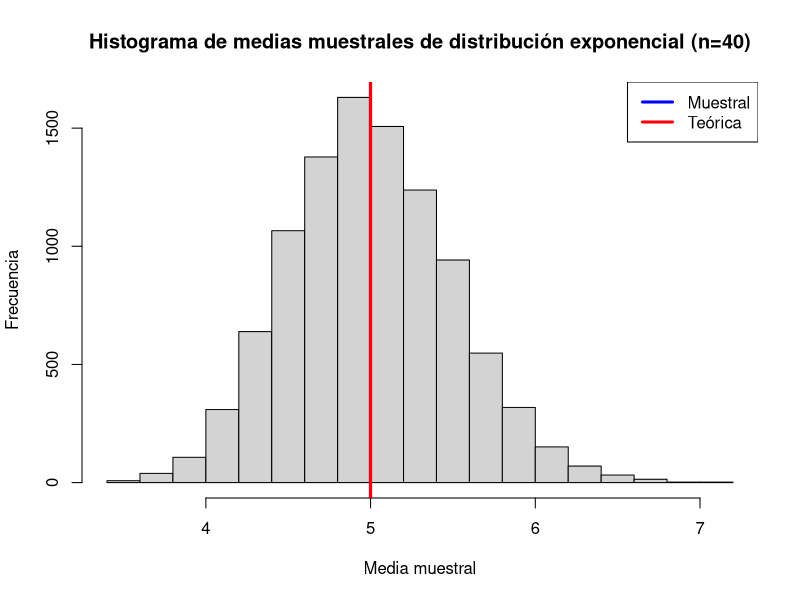
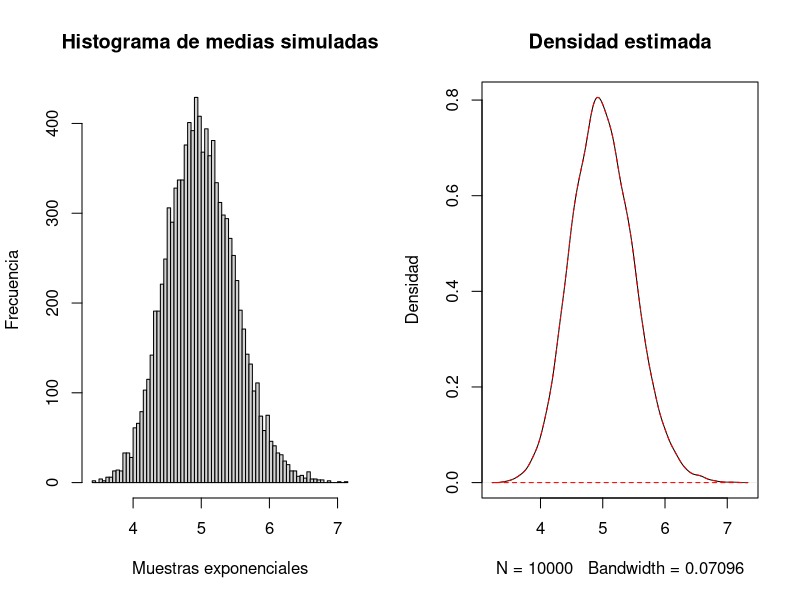
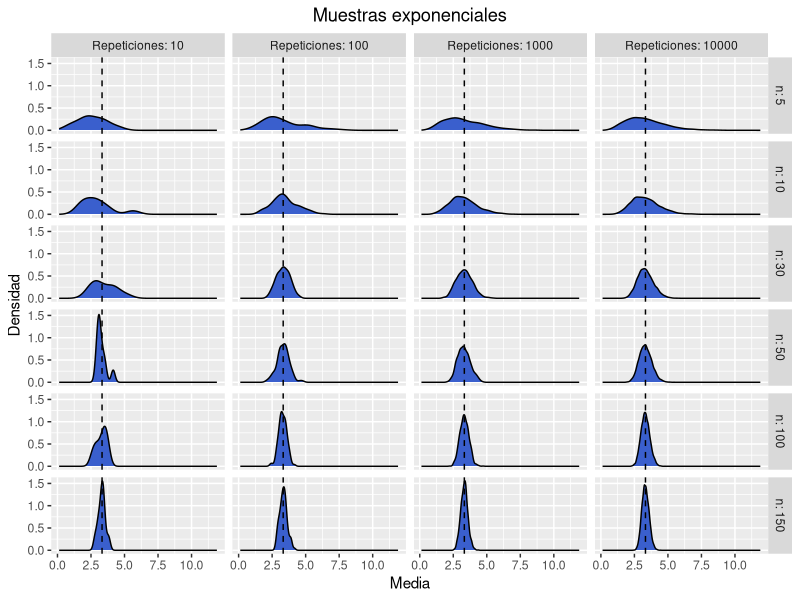
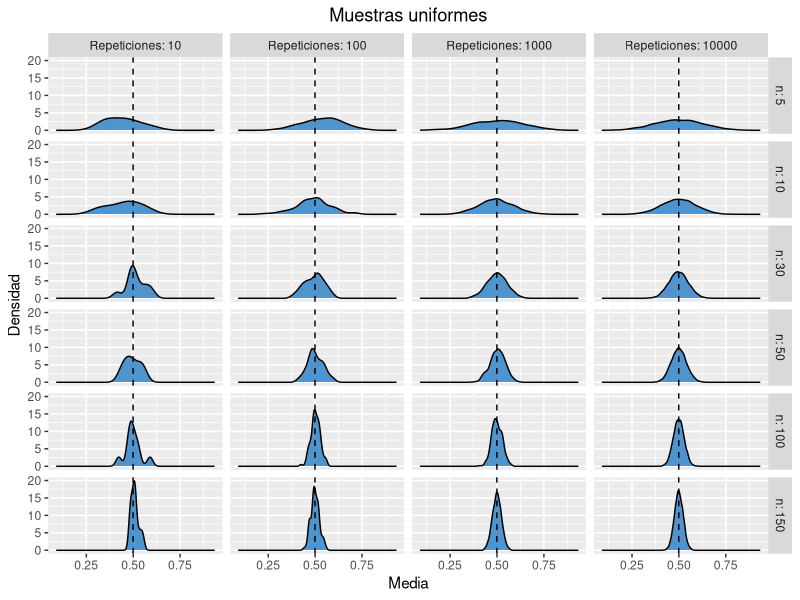
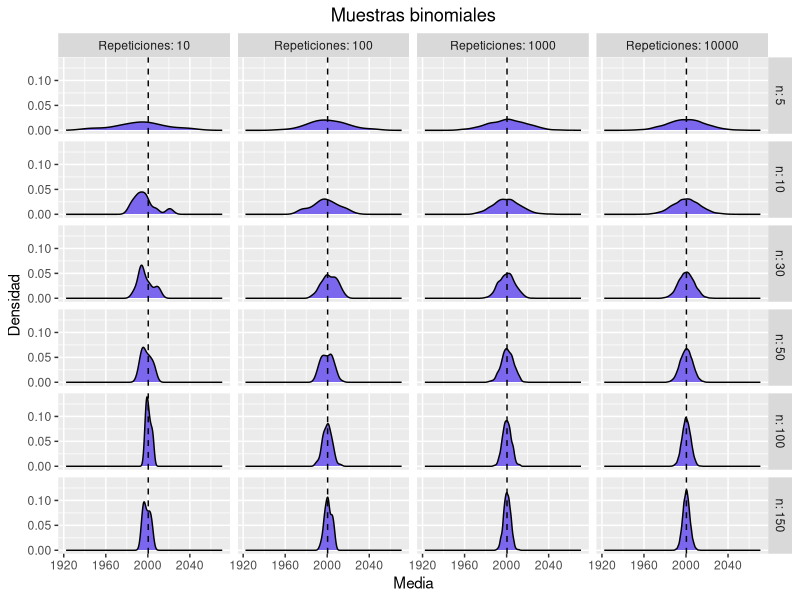
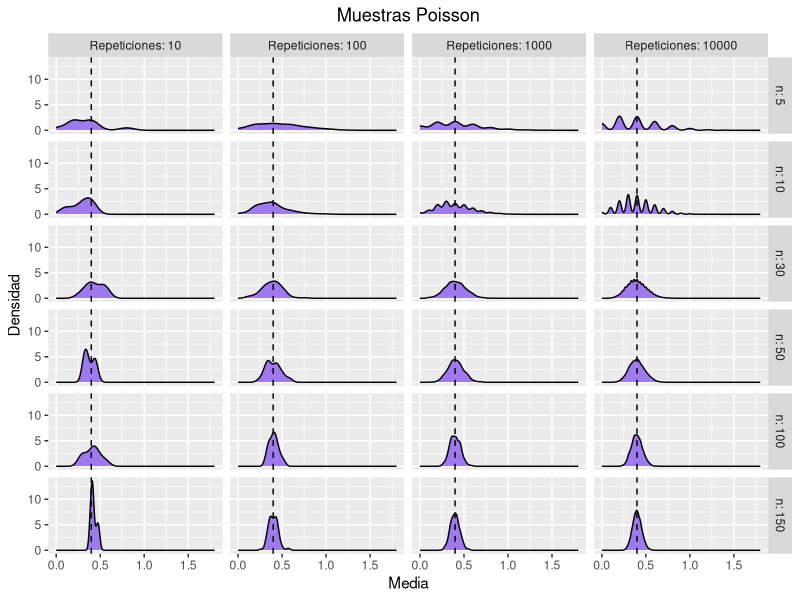
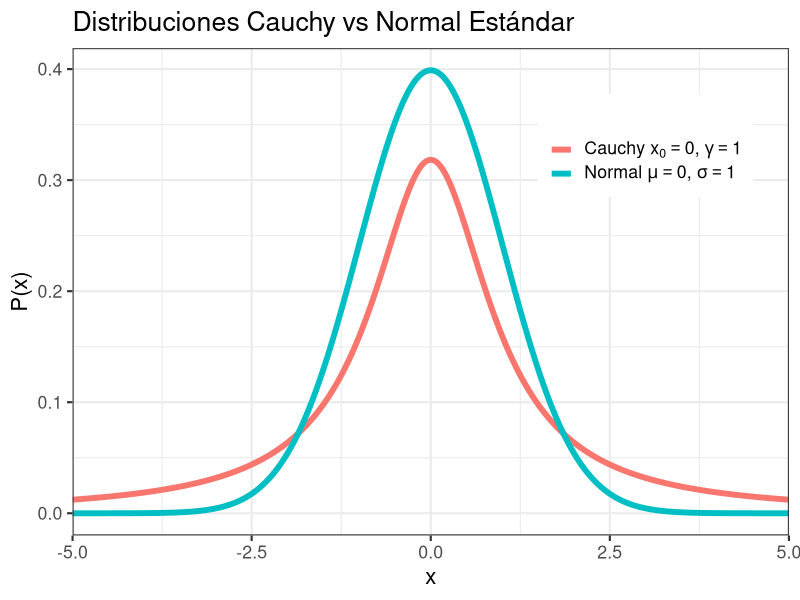

The R source for these figures, in order: (Note: this script raises an error after producing the figures.)
## ---- chunk 1
library(ggplot2)
## ---- chunk 2
ma <- function(poblacion)
{
  n <- c(5, 10, 30, 50, 100, 150) # Tamaño de muestra
  #n <- c(30, 50, 100, 150) # Tamaño de muestra
  t <- c(10, 100, 1000, 10000)  # Número de veces que se generan las muestras (repeticiones, trial)
  
  df <- data.frame()
  
  for(i in n)   # Para cada tamaño de muestra
  {
    col <- c()
    for(j in t)   # Hacemos j repeticiones o generaciones de la muestra de tamaño n
    {
      trial <- 1:j
      cont <- j
      value <- c()
      while(cont>0)
      {
        muestra <- sample(poblacion,i,replace=TRUE)    # extraemos la muestra de la distribución definida de tamaño i
        xbar <- mean(muestra)                    # sacamos la media de la muestra
        value <- c(value,xbar)                   # Guardamos la media de la muestra
        cont <- cont -1                          # Pasamos a generar otra muestra de las j que debemos generae
      }
      sbar <- sd(value)                     # Desviación estándar de la muestra de tamaño i
      col <- cbind(trial,value,sbar,i,j)    # Juntamos el # de repetición en el que vamos, la media y la desviación de la muestra, el tamaño i y el total de repeticiones j
      df <- rbind(df,col)                   # Lo guardamos en el dataframe
    }
  }
  return(df)
}
## ---- chunk 3
graphs <- function(dataframe,mu,i)
{
  names(dataframe) <- c("# de repetición", "Media", "Desviación estándar", "n", "Repeticiones")
  dist <- c('exponenciales', 'uniformes', 'binomiales', 'Poisson')
  col <- c('royalblue3','steelblue3','slateblue2','mediumpurple2') #"steelblue"

  myTitle <- paste("Muestras", dist[i], sep = " ")
  
  g <- ggplot(dataframe, aes(x = Media)) + geom_density(fill = col[i]) + 
          facet_grid(n ~ Repeticiones, labeller = label_both) +  
          ggtitle(myTitle) + 
          theme(plot.title = element_text(hjust = 0.5))+
          geom_vline(xintercept = mu, linetype = "dashed") +
          ylab('Densidad')
  
  return(g)
}
## ---- chunk 4
set.seed(123)

# Creamos vector vacío para medias de muestras exponenciales
vExp <- NULL

n <- 100
N <- 10000
lambda <- 0.2

for(i in 1:N)
{
  vExp <- c(vExp,mean(rexp(n,lambda)))
}

# Para la media y desviación estándar teórica tenemos
tMedia <- 1/lambda
tDS <- 1/lambda^2
## ---- chunk 5
hist(vExp, xlab='Media muestral',ylab='Frecuencia', main="Histograma de medias muestrales de distribución exponencial (n=40)")
abline(v=mean(vExp), lwd=3, col='blue')
abline(v=tMedia, lwd=3, col='red')
legend(c("Muestral", "Teórica"),x='topright', lwd=c(3,3), col=c('blue', 'red'))
## ---- chunk 6
par(mfrow=c(1,2))
hist(vExp, breaks=60, main="Histograma de medias simuladas",ylab = 'Frecuencia',xlab='Muestras exponenciales')
plot(density(vExp), main="Densidad estimada",ylab='Densidad')
polygon(density(vExp), border='red',lty=2)
## ---- chunk 7
set.seed(123)

pob <- rexp(100000,0.3)
mu <- mean(pob)
sigma <- sd(pob)

cat('Media: ', mu,'\nDesviación estándar: ',sigma)

df <- ma(pob)
head(df)

#png(file="tlc_exponencial.png")
graphs(df,mu,1)
#dev.off()

## ---- chunk 8
set.seed(123)

pob <- runif(100000,0,1)
mu <- mean(pob)
sigma <- sd(pob)

cat('Media: ', mu,'\nDesviación estándar: ',sigma)

df <- ma(pob)
head(df)

#png(file="tlc_uniforme.png")
graphs(df,mu,2)
#dev.off()

## ---- chunk 9
set.seed(123)

pob <- rbinom(800,10000,0.2)
mu <- mean(pob)
sigma <- sd(pob)

cat('Media: ', mu,'\nDesviación estándar: ',sigma)

df <- ma(pob)
head(df)

#png(file="tlc_binomial.png")
graphs(df,mu,3)
#dev.off()
## ---- chunk 10
set.seed(123)

pob <- rpois(100000,0.4)
mu <- mean(pob)
sigma <- sd(pob)

cat('Media: ', mu,'\nDesviación estándar: ',sigma)

df <- ma(pob)
head(df)

#png(file="tlc_poisson.png")
graphs(df,mu,4)
#dev.off()
## ---- chunk 11
ggplot(data.frame(x = c(-5, 5)), aes(x)) + ggtitle("Distribuciones Cauchy vs Normal Estándar")+
  stat_function(fun = dcauchy, n = 1e3, args = list(location = 0, scale = 1), aes(color = "a"), size = 2) +
  stat_function(fun = dnorm, n = 1e3, args = list(mean = 0, sd = 1), aes(color = "b"), size = 2) +
  scale_x_continuous(expand = c(0, 0)) +
  scale_color_discrete(name = "",
                       labels = c("a" = expression(Cauchy ~ x[0] == 0*","~ gamma == 1),
                                  "b" = expression(Normal ~ mu == 0*","~ sigma == 1))) +
  ylab("P(x)") + theme_bw(base_size = 16) + theme(legend.position = c(0.8, 0.8), legend.text.align = 0)

## ---- chunk 12
set.seed(1)
muestras <- NULL
for (i in 1:100){
  muestras$datos[[i]] <- rcauchy(100,0,1)
  muestras$medias[[i]] <- mean(muestras$datos[[i]])
}

c(summary(as.numeric(muestras$medias)),sd(as.numeric(muestras$medias)))
## ---- chunk 13
ggplot(df, aes(y=as.numeric(muestras$medias))) + geom_boxplot() + ggtitle("Diagrama de caja de las medias") +
  ylab("Medias") + theme_bw(base_size = 16)
## ---- chunk 14
mu = mean(as.numeric(muestras$medias))
sigma =  sd(as.numeric(muestras$medias))

n = 1000 
mean = mu
sd = sigma 
binwidth = .5 # passed to geom_histogram and stat_function 
df <- as.data.frame(as.numeric(muestras$medias)) 

ggplot(df, aes(x = as.numeric(muestras$medias), mean = mean, sd = sd, binwidth = binwidth, n = n)) +
  geom_histogram(binwidth = binwidth, aes(color = "a"), size = 0.1) + theme_bw() +
  stat_function(fun = function(x) dnorm(x, mean = mean, sd = sd) * n * binwidth, aes(color = "b"), size = 1)+
  scale_x_continuous(expand = c(0, 0)) + ggtitle("Histograma de las medias") +
  scale_color_discrete(name = "", 
                       labels = c("a" = expression(Cauchy),
                                  "b" = expression(Normal))) + 
  xlab("Media") + ylab("Frecuencia") + 
  theme_bw(base_size = 16) + theme(legend.position = c(0.8, 0.8), legend.text.align = 0)
